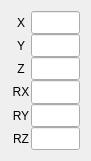
  <widget class="QWidget" name="gridLayoutWidget_3">
   <property name="geometry">
    <rect>
     <x>210</x>
     <y>240</y>
     <width>91</width>
     <height>161</height>
    </rect>
   </property>
   <layout class="QGridLayout" name="gridLayout_3">
    <property name="spacing">
     <number>0</number>
    </property>
    <item row="4" column="0">
     <widget class="QLabel" name="label_15">
      <property name="sizePolicy">
       <sizepolicy hsizetype="Minimum" vsizetype="Minimum">
        <horstretch>0</horstretch>
        <verstretch>0</verstretch>
       </sizepolicy>
      </property>
      <property name="minimumSize">
       <size>
        <width>20</width>
        <height>0</height>
       </size>
      </property>
      <property name="text">
       <string>RY</string>
      </property>
      <property name="alignment">
       <set>Qt::AlignCenter</set>
      </property>
     </widget>
    </item>
    <item row="5" column="0">
     <widget class="QLabel" name="label_16">
      <property name="sizePolicy">
       <sizepolicy hsizetype="Minimum" vsizetype="Minimum">
        <horstretch>0</horstretch>
        <verstretch>0</verstretch>
       </sizepolicy>
      </property>
      <property name="minimumSize">
       <size>
        <width>20</width>
        <height>0</height>
       </size>
      </property>
      <property name="text">
       <string>RZ</string>
      </property>
      <property name="alignment">
       <set>Qt::AlignCenter</set>
      </property>
     </widget>
    </item>
    <item row="0" column="0">
     <widget class="QLabel" name="label_17">
      <property name="sizePolicy">
       <sizepolicy hsizetype="Minimum" vsizetype="Minimum">
        <horstretch>0</horstretch>
        <verstretch>0</verstretch>
       </sizepolicy>
      </property>
      <property name="minimumSize">
       <size>
        <width>20</width>
        <height>0</height>
       </size>
      </property>
      <property name="text">
       <string>X</string>
      </property>
      <property name="alignment">
       <set>Qt::AlignCenter</set>
      </property>
     </widget>
    </item>
    <item row="1" column="0">
     <widget class="QLabel" name="label_18">
      <property name="sizePolicy">
       <sizepolicy hsizetype="Minimum" vsizetype="Minimum">
        <horstretch>0</horstretch>
        <verstretch>0</verstretch>
       </sizepolicy>
      </property>
      <property name="minimumSize">
       <size>
        <width>20</width>
        <height>0</height>
       </size>
      </property>
      <property name="text">
       <string>Y</string>
      </property>
      <property name="alignment">
       <set>Qt::AlignCenter</set>
      </property>
     </widget>
    </item>
    <item row="3" column="0">
     <widget class="QLabel" name="label_19">
      <property name="sizePolicy">
       <sizepolicy hsizetype="Minimum" vsizetype="Minimum">
        <horstretch>0</horstretch>
        <verstretch>0</verstretch>
       </sizepolicy>
      </property>
      <property name="minimumSize">
       <size>
        <width>20</width>
        <height>0</height>
       </size>
      </property>
      <property name="text">
       <string>RX</string>
      </property>
      <property name="alignment">
       <set>Qt::AlignCenter</set>
      </property>
     </widget>
    </item>
    <item row="2" column="0">
     <widget class="QLabel" name="label_20">
      <property name="sizePolicy">
       <sizepolicy hsizetype="Minimum" vsizetype="Minimum">
        <horstretch>0</horstretch>
        <verstretch>0</verstretch>
       </sizepolicy>
      </property>
      <property name="minimumSize">
       <size>
        <width>20</width>
        <height>0</height>
       </size>
      </property>
      <property name="text">
       <string>Z</string>
      </property>
      <property name="alignment">
       <set>Qt::AlignCenter</set>
      </property>
     </widget>
    </item>
    <item row="0" column="1">
     <widget class="QLineEdit" name="LE_TCP_REF_X">
      <property name="sizePolicy">
       <sizepolicy hsizetype="Expanding" vsizetype="Expanding">
        <horstretch>0</horstretch>
        <verstretch>0</verstretch>
       </sizepolicy>
      </property>
     </widget>
    </item>
    <item row="1" column="1">
     <widget class="QLineEdit" name="LE_TCP_REF_Y">
      <property name="sizePolicy">
       <sizepolicy hsizetype="Expanding" vsizetype="Expanding">
        <horstretch>0</horstretch>
        <verstretch>0</verstretch>
       </sizepolicy>
      </property>
     </widget>
    </item>
    <item row="2" column="1">
     <widget class="QLineEdit" name="LE_TCP_REF_Z">
      <property name="sizePolicy">
       <sizepolicy hsizetype="Expanding" vsizetype="Expanding">
        <horstretch>0</horstretch>
        <verstretch>0</verstretch>
       </sizepolicy>
      </property>
     </widget>
    </item>
    <item row="3" column="1">
     <widget class="QLineEdit" name="LE_TCP_REF_RX">
      <property name="sizePolicy">
       <sizepolicy hsizetype="Expanding" vsizetype="Expanding">
        <horstretch>0</horstretch>
        <verstretch>0</verstretch>
       </sizepolicy>
      </property>
     </widget>
    </item>
    <item row="4" column="1">
     <widget class="QLineEdit" name="LE_TCP_REF_RY">
      <property name="sizePolicy">
       <sizepolicy hsizetype="Expanding" vsizetype="Expanding">
        <horstretch>0</horstretch>
        <verstretch>0</verstretch>
       </sizepolicy>
      </property>
     </widget>
    </item>
    <item row="5" column="1">
     <widget class="QLineEdit" name="LE_TCP_REF_RZ">
      <property name="sizePolicy">
       <sizepolicy hsizetype="Expanding" vsizetype="Expanding">
        <horstretch>0</horstretch>
        <verstretch>0</verstretch>
       </sizepolicy>
      </property>
     </widget>
    </item>
   </layout>
  </widget>
